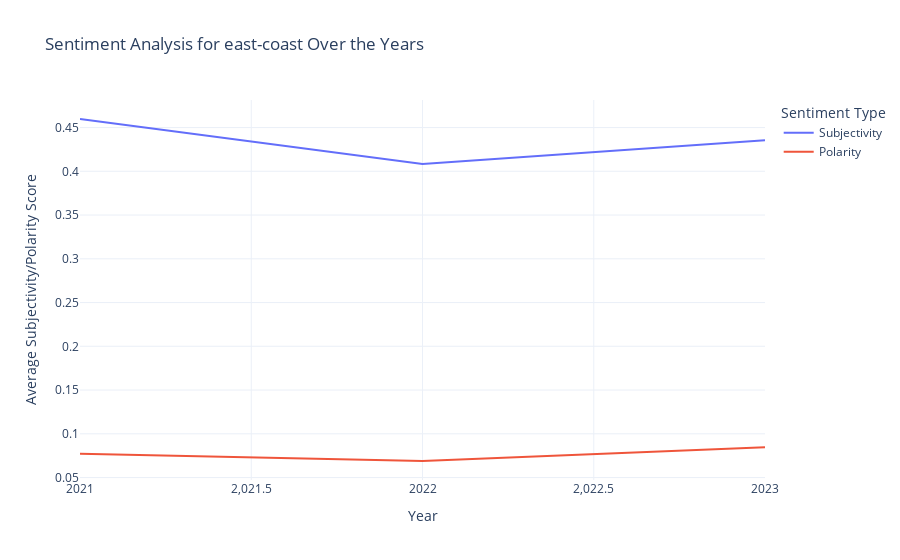

Here is the notebook cell this chart was saved with:
### Code cell
import plotly.express as px

def plot_sentiment_analysis_by_region(df, region_name):
    """
    Plots the sentiment analysis (average subjectivity and polarity) over the years for a given region.

    :param df: DataFrame containing the sentiment data.
    :param region_name: The name of the region to filter the data by.
    """
    # Filter data for the chosen region
    region_data = df[df['region'] == region_name]

    # Group by year
    grouped_data = region_data.groupby('year')

    # Calculate average subjectivity and polarity
    average_sentiments = grouped_data[['Subjectivity', 'Polarity']].mean()

    # Create the plot
    fig = px.line(average_sentiments, x=average_sentiments.index, y=average_sentiments.columns,
                  labels={'value': 'Sentiment Score', 'variable': 'Sentiment Type'},
                  title=f'Sentiment Analysis for {region_name} Over the Years',
                  line_shape='linear', render_mode='svg')

    # Update layout
    fig.update_layout(
        xaxis_title='Year',
        yaxis_title='Average Subjectivity/Polarity Score',
        legend_title='Sentiment Type',
        template='plotly_white'
    )

    # Show the figure
    fig.show()

# Example usage
plot_sentiment_analysis_by_region(df, 'east-coast')

### Figure 1 — Plotly figure (JSON) as saved in the notebook; plotly's stock layout.template omitted (floating-point values rounded to 4 significant figures)
{"data": [{"hovertemplate": "Sentiment Type=Subjectivity<br>year=%{x}<br>Sentiment Score=%{y}<extra></extra>", "legendgroup": "Subjectivity", "line": {"color": "#636efa", "dash": "solid", "shape": "linear"}, "marker": {"symbol": "circle"}, "mode": "lines", "name": "Subjectivity", "orientation": "v", "showlegend": true, "type": "scatter", "x": [2021, 2022, 2023], "xaxis": "x", "y": [0.4598, 0.4084, 0.4355], "yaxis": "y"}, {"hovertemplate": "Sentiment Type=Polarity<br>year=%{x}<br>Sentiment Score=%{y}<extra></extra>", "legendgroup": "Polarity", "line": {"color": "#EF553B", "dash": "solid", "shape": "linear"}, "marker": {"symbol": "circle"}, "mode": "lines", "name": "Polarity", "orientation": "v", "showlegend": true, "type": "scatter", "x": [2021, 2022, 2023], "xaxis": "x", "y": [0.07725, 0.06893, 0.08472], "yaxis": "y"}], "layout": {"legend": {"title": {"text": "Sentiment Type"}, "tracegroupgap": 0}, "title": {"text": "Sentiment Analysis for east-coast Over the Years"}, "xaxis": {"anchor": "y", "domain": [0, 1], "title": {"text": "Year"}}, "yaxis": {"anchor": "x", "domain": [0, 1], "title": {"text": "Average Subjectivity/Polarity Score"}}}}
